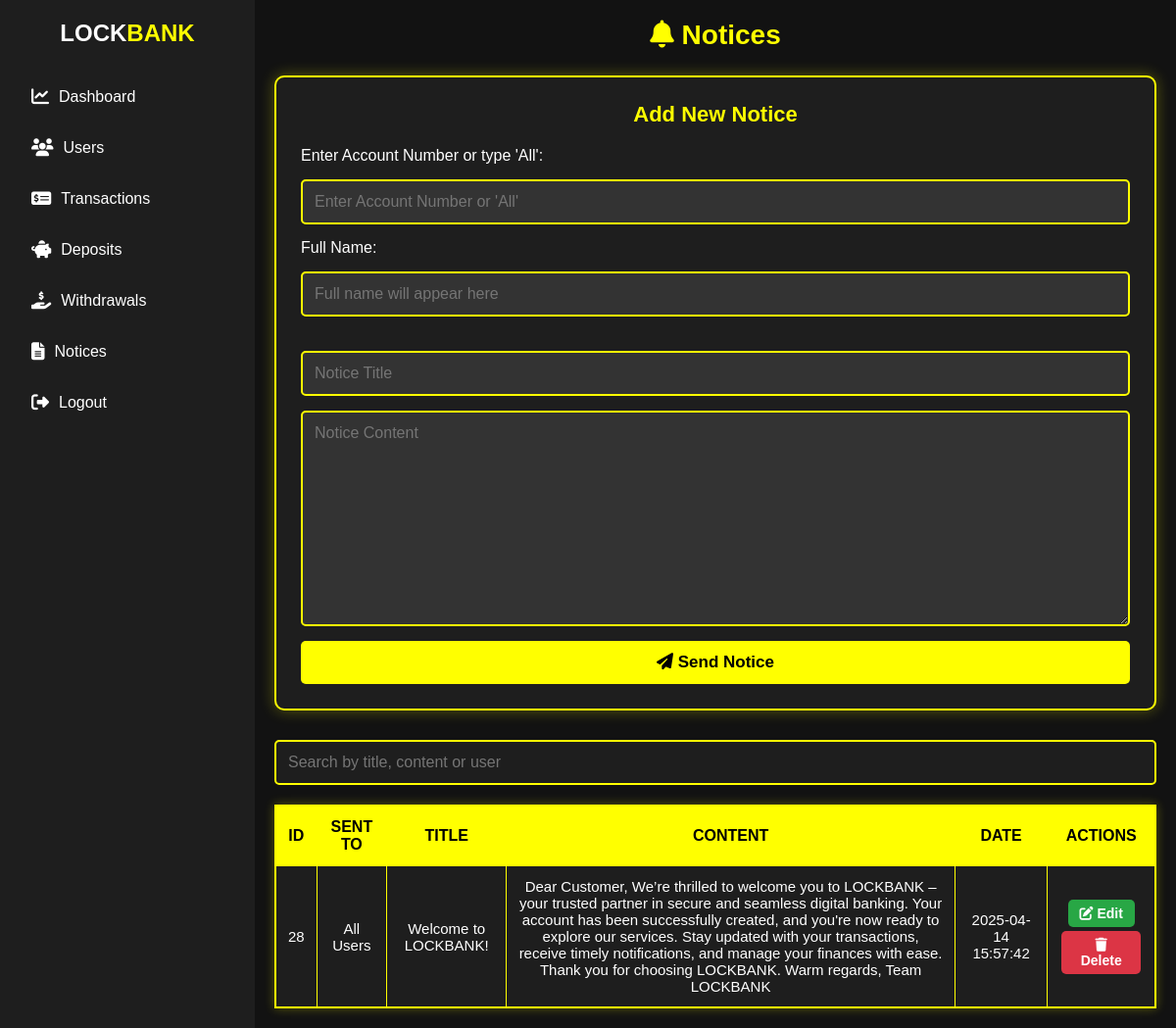
The app's page /notices.php (signed in) with its own data.
### tables this page shows
CREATE TABLE `notices` (
  `id` int(11) NOT NULL,
  `user_id` int(11) DEFAULT NULL,
  `title` varchar(255) NOT NULL,
  `content` text NOT NULL,
  `created_at` timestamp NOT NULL DEFAULT current_timestamp()
);

### notices.php (the view, shortened to what this page needs)
<?php
include 'db.php';
$query = "SELECT notices.id, users.full_name, notices.title, notices.content, notices.created_at
          FROM notices
          LEFT JOIN users ON notices.user_id = users.id
          ORDER BY notices.created_at DESC";
$result = mysqli_query($conn, $query);
?>
<!DOCTYPE html>
<html lang="en">
<head>
    <link rel="stylesheet" href="admin_dashboard.css">
    <link rel="stylesheet" href="notices.css">
    <link rel="stylesheet" href="https://cdnjs.cloudflare.com/ajax/libs/font-awesome/6.4.2/css/all.min.css">
</head>
<body>
<div class="sidebar">
    <div class="logo">LOCK<span>BANK</span></div>
    <ul>
        <li><a href="admin_dashboard.php"><i class="fa-solid fa-chart-line"></i> Dashboard</a></li>
        <li><a href="manage_users.php"><i class="fa-solid fa-users"></i> Users</a></li>
        <li><a href="transactions.php"><i class="fa-solid fa-money-check-alt"></i> Transactions</a></li>
        <li><a href="deposits.php"><i class="fa-solid fa-piggy-bank"></i> Deposits</a></li>
        <li><a href="withdrawals.php"><i class="fa-solid fa-hand-holding-usd"></i> Withdrawals</a></li>
        <li><a href="notices.php" class="active"><i class="fa-solid fa-file-lines"></i> Notices</a></li>
        <li><a href="admin_logout.php"><i class="fa-solid fa-sign-out-alt"></i> Logout</a></li>
    </ul>
</div>
<div class="content">
    <h2 class="toph2"><i class="fa-solid fa-bell"></i> Notices</h2>
    <div class="add-notice-container">
        <h3>Add New Notice</h3>
        <form method="POST" action="">
            <label for="accountInput">Enter Account Number or type 'All':</label>
            <input type="text" id="accountInput" name="account_number" placeholder="Enter Account Number or 'All'" required oninput="fetchUserDetails(this.value)">
            <label for="userNameDisplay">Full Name:</label>
            <input type="text" id="userNameDisplay" placeholder="Full name will appear here" disabled>
            <input type="text" name="title" placeholder="Notice Title" required>
            <textarea name="content" placeholder="Notice Content" required style="height: 220px;"></textarea>
            <button type="submit" name="add_notice"><i class="fa-solid fa-paper-plane"></i> Send Notice</button>
        </form>
    </div>
    <div class="search-container">
        <input type="text" id="noticeSearch" onkeyup="searchNotices()" placeholder="Search by title, content or user">
    </div>
    <table class="user-table" id="noticeTable">
        <thead>
            <tr>
                <th>ID</th>
                <th>Sent To</th>
                <th>Title</th>
                <th>Content</th>
                <th>Date</th>
                <th>Actions</th>
            </tr>
        </thead>
        <tbody>
            <?php while ($row = mysqli_fetch_assoc($result)): ?>
                <tr>
                    <td><?= $row['id']; ?></td>
                    <td><?= $row['full_name'] ?? 'All Users'; ?></td>
                    <td><?= htmlspecialchars($row['title']); ?></td>
                    <td><?= htmlspecialchars($row['content']); ?></td>
                    <td><?= $row['created_at']; ?></td>
                    <td>
                        <a href="edit_notice.php?id=<?= $row['id']; ?>" class="btn-edit"><i class="fa-solid fa-edit"></i> Edit</a>
                        <a href="delete_notice.php?id=<?= $row['id']; ?>" class="btn-delete" onclick="return confirm('Are you sure?')">
                            <i class="fa-solid fa-trash"></i> Delete
                        </a>
                    </td>
                </tr>
            <?php endwhile; ?>
        </tbody>
    </table>
</div>
</body>
</html>

### admin_dashboard.css (style rules this page uses)
* { margin: 0; padding: 0; box-sizing: border-box; font-family: 'Arial', sans-serif; }
body { display: flex; background-color: #121212; color: white; min-height: 100vh; }
.sidebar { width: 260px; background: #1e1e1e; padding: 20px; position: fixed; height: 100%; display: flex; flex-direction: column; }
.sidebar .logo { font-size: 24px; font-weight: bold; margin-bottom: 20px; text-align: center; }
.sidebar .logo span { color: yellow; }
.sidebar ul { list-style: none; width: 100%; }
.sidebar ul li { margin: 10px 0; width: 100%; }
.sidebar ul li a { text-decoration: none; color: white; font-size: 16px; padding: 12px; display: flex; align-items: center; gap: 10px; width: 100%; border-radius: 5px; transition: 0.3s; }
.sidebar ul li a i { font-size: 18px; }
.content { margin-left: 260px; padding: 20px; width: calc(100% - 260px); }
.toph2 { font-size: 26px; color: yellow; text-align: center; margin-bottom: 20px; }
.transactions-table, .user-table { width: 100%; border-collapse: collapse; margin-top: 20px; background: #1e1e1e; overflow: hidden; box-shadow: 0px 0px 10px rgba(255, 255, 0, 0.5); }
.transactions-table th, .transactions-table td, .user-table th, .user-table td { border: 1px solid yellow; padding: 12px; text-align: center; font-size: 15px; }
.transactions-table th, .user-table th { background: yellow; color: black; text-transform: uppercase; }
.btn-view, .btn-edit, .btn-delete { padding: 6px 12px; text-decoration: none; color: white; border-radius: 5px; font-size: 14px; font-weight: bold; display: inline-block; transition: 0.3s; }
.btn-edit { background: #28a745; }
.btn-delete { background: #dc3545; }

### notices.css (style rules this page uses)
.content { margin-left: 260px; padding: 20px; width: calc(100% - 260px); background-color: #121212; color: white; min-height: 100vh; }
.toph2 { font-size: 28px; color: yellow; text-align: center; margin-bottom: 25px; }
.add-notice-container { background-color: #1e1e1e; padding: 25px; border-radius: 10px; box-shadow: 0px 0px 15px rgba(255, 255, 0, 0.3); margin-bottom: 30px; border: 2px solid yellow; }
.add-notice-container h3 { text-align: center; color: yellow; font-size: 22px; margin-bottom: 20px; }
.add-notice-container form { display: flex; flex-direction: column; gap: 15px; }
.add-notice-container select, .add-notice-container input, .add-notice-container textarea { padding: 12px; font-size: 16px; background-color: #333; border: 2px solid yellow; border-radius: 5px; color: white; resize: vertical; }
.add-notice-container form button { background-color: yellow; color: black; font-weight: bold; padding: 12px; border: none; border-radius: 5px; cursor: pointer; font-size: 17px; transition: 0.3s ease; }
.search-container { display: flex; align-items: center; gap: 10px; flex-wrap: wrap; margin-bottom: 20px; }
.search-container input { flex: 1; padding: 12px; font-size: 16px; background-color: #1e1e1e; border: 2px solid yellow; border-radius: 5px; color: white; }
.user-table { width: 100%; border-collapse: collapse; background-color: #1e1e1e; border: 2px solid yellow; box-shadow: 0px 0px 10px rgba(255, 255, 0, 0.3); }
.user-table thead th { background-color: yellow; color: black; padding: 12px; font-size: 16px; text-transform: uppercase; }
.user-table tbody td { padding: 12px; text-align: center; border: 1px solid yellow; }
.btn-edit, .btn-delete { padding: 6px 12px; margin: 2px; color: white; font-size: 14px; border-radius: 5px; text-decoration: none; font-weight: bold; display: inline-block; transition: 0.3s; }
.btn-edit { background-color: #28a745; }
.btn-delete { background-color: #dc3545; }

### records on screen
notices: id "28", full_name "All Users", title "Welcome to LOCKBANK!", content "Dear Customer, We’re thrilled to welcome you to LOCKBANK – your trusted partner in secure and seamless digital banking. Your account has been successfully created, and you're now ready to explore our services. Stay updated with your transactions, receive timely notifications, and manage your finances with ease. Thank you for choosing LOCKBANK. Warm regards, Team LOCKBANK", created_at "2025-04-14 15:57:42"
